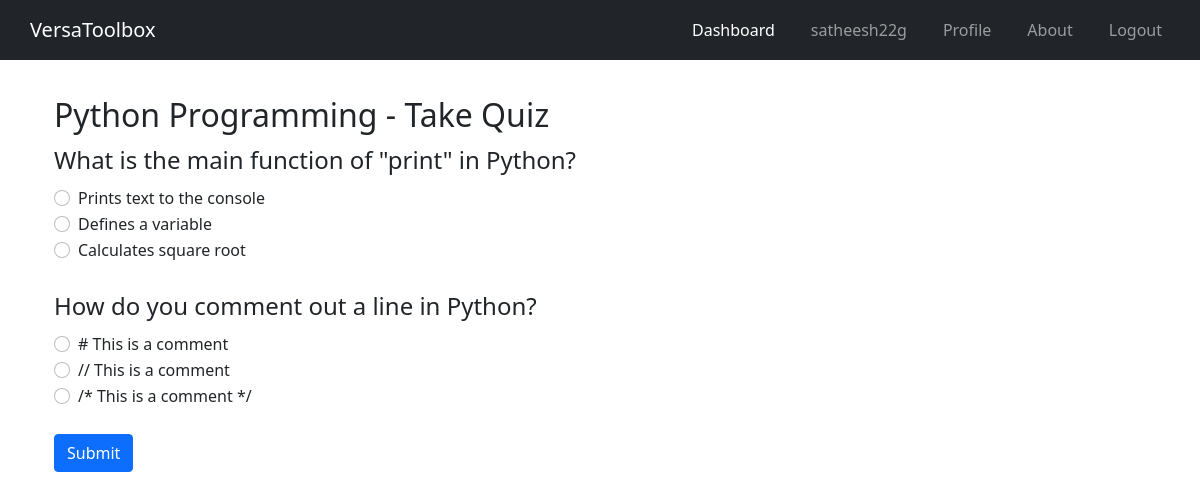
Screenshot of /quiz/2/ (signed in) with the database file from the repository.
### users/models.py (models this page shows, shortened)
class CustomUser(AbstractUser):
    email = models.EmailField(unique=True)

### quiz/models.py (models this page shows)
class Quiz(models.Model):
    title = models.CharField(max_length=255)
    category = models.CharField(max_length=255)

class Question(models.Model):
    quiz = models.ForeignKey(Quiz, on_delete=models.CASCADE)
    text = models.TextField()

class Option(models.Model):
    question = models.ForeignKey(Question, on_delete=models.CASCADE)
    text = models.CharField(max_length=255)
    is_correct = models.BooleanField(default=False)

### quiz/views.py (the view, shortened to what this page needs)
# urls.py: path('quiz/<int:quiz_id>/', take_quiz, name='take_quiz'),
@login_required
def take_quiz(request, quiz_id):
    quiz = Quiz.objects.get(pk=quiz_id)
    questions = Question.objects.filter(quiz=quiz)
    last_quiz_taken_time_str = request.session.get(f'last_quiz_taken_{quiz_id}')
    return render(request, 'take_quiz.html', {'quiz': quiz, 'questions': questions})

### users/context_processors.py (called while the page is built)
def common_context(request):
    username = request.session.get('username', None)
    return {'username': username}

### quiz/templates/take_quiz.html (shortened to what this page needs)
<!DOCTYPE html>
<html lang="en">
<head>
  <link href="https://stackpath.bootstrapcdn.com/bootstrap/4.5.2/css/bootstrap.min.css" rel="stylesheet">
  <link href="https://cdn.jsdelivr.net/npm/bootstrap@5.3.0/dist/css/bootstrap.min.css" rel="stylesheet">
</head>
<body>
  {% include 'nav.html' %}
  <div class="container py-5 mt-5">
    <h2>{{ quiz.title }} - Take Quiz</h2>
    <form method="post" action="{% url 'take_quiz' quiz_id=quiz.id %}">
      {% for question in questions %}
        <fieldset class="mb-4">
          <legend>{{ question.text }}</legend>
          {% for option in question.option_set.all %}
            <div class="form-check">
              <input class="form-check-input" type="radio" name="question_{{ question.id }}" value="{{ option.id }}" id="option_{{ option.id }}">
              <label class="form-check-label" for="option_{{ option.id }}">
                {{ option.text }}
              </label>
            </div>
          {% endfor %}
        </fieldset>
      {% endfor %}
      <button type="submit" class="btn btn-primary">Submit</button>
    </form>
  </div>
</body>
</html>

### qr_maker/templates/nav.html (shortened to what this page needs)
<!DOCTYPE html>
<html lang="en">
<head>
  <link href="https://cdn.jsdelivr.net/npm/bootstrap@5.0.2/dist/css/bootstrap.min.css" rel="stylesheet">
</head>
<body>
  <nav class="navbar navbar-expand-lg navbar-dark bg-dark">
    <h1><a class="navbar-brand" href="/">VersaToolbox</a></h1>
    <div class="collapse navbar-collapse" id="navbarNav">
      <ul class="navbar-nav ml-auto">
        <li class="nav-item active">
          <a class="nav-link" href="/dashboard">Dashboard</a>
        </li>
        {% if username %}
        <li class="nav-item">
          <a class="nav-link">
            {{ username }}
          </a>
        </li>
        <li class="nav-item">
          <a class="nav-link" href="/profile">Profile</a>
        </li>
        {% else %}
        <a class="nav-link" href="/login">Login</a>
        {% endif %}
        <li class="nav-item">
          <a class="nav-link" href="/about">About</a>
        </li>
        {% if username %}
        <li class="nav-item">
          <a class="nav-link" href="/logout">Logout</a>
        </li>
        {% endif %}
      </ul>
    </div>
  </nav>
</body>
</html>

### qr_maker/templates/nav.html (style rules this page uses)
.navbar { background-color: #333; color: #fff; justify-content: space-between; align-items: center; padding: 10px 20px; position: fixed; top: 0; width: 100%; margin: 0; z-index: 100; }
.navbar h1 { margin: 0; font-size: 20px; }
.navbar a { color: #fff; text-decoration: none; margin: 0 10px; transition: color 0.3s ease; }

### rows the page displays
CustomUser: username "satheesh22g"
Quiz: title "Python Programming"
Question: text "What is the main function of \"print\" in Python?"
Option: text "Prints text to the console"
Option: text "Defines a variable"
Option: text "Calculates square root"
Question: text "How do you comment out a line in Python?"
Option: text "# This is a comment"
Option: text "// This is a comment"
Option: text "/* This is a comment */"
